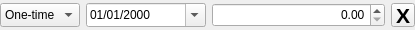
<?xml version="1.0" encoding="UTF-8"?>
<ui version="4.0">
 <class>Cell</class>
 <widget class="QWidget" name="Cell">
  <property name="geometry">
   <rect>
    <x>0</x>
    <y>0</y>
    <width>415</width>
    <height>30</height>
   </rect>
  </property>
  <property name="sizePolicy">
   <sizepolicy hsizetype="Minimum" vsizetype="Maximum">
    <horstretch>0</horstretch>
    <verstretch>0</verstretch>
   </sizepolicy>
  </property>
  <property name="maximumSize">
   <size>
    <width>100000</width>
    <height>10000</height>
   </size>
  </property>
  <property name="windowTitle">
   <string>Form</string>
  </property>
  <layout class="QHBoxLayout" name="horizontalLayout">
   <property name="leftMargin">
    <number>0</number>
   </property>
   <property name="topMargin">
    <number>0</number>
   </property>
   <property name="rightMargin">
    <number>0</number>
   </property>
   <property name="bottomMargin">
    <number>0</number>
   </property>
   <item>
    <widget class="QComboBox" name="comboBox">
     <property name="sizePolicy">
      <sizepolicy hsizetype="Minimum" vsizetype="Fixed">
       <horstretch>0</horstretch>
       <verstretch>0</verstretch>
      </sizepolicy>
     </property>
     <property name="maximumSize">
      <size>
       <width>16777215</width>
       <height>24</height>
      </size>
     </property>
     <property name="sizeAdjustPolicy">
      <enum>QComboBox::AdjustToContentsOnFirstShow</enum>
     </property>
     <item>
      <property name="text">
       <string>One-time</string>
      </property>
     </item>
     <item>
      <property name="text">
       <string>Weekly</string>
      </property>
     </item>
     <item>
      <property name="text">
       <string>Monthly</string>
      </property>
     </item>
     <item>
      <property name="text">
       <string>Annually</string>
      </property>
     </item>
    </widget>
   </item>
   <item>
    <widget class="QDateEdit" name="dateEdit">
     <property name="minimumSize">
      <size>
       <width>120</width>
       <height>0</height>
      </size>
     </property>
     <property name="maximumSize">
      <size>
       <width>16777215</width>
       <height>24</height>
      </size>
     </property>
     <property name="displayFormat">
      <string>dd/MM/yyyy</string>
     </property>
     <property name="calendarPopup">
      <bool>true</bool>
     </property>
    </widget>
   </item>
   <item>
    <widget class="QDoubleSpinBox" name="doubleSpinBox">
     <property name="sizePolicy">
      <sizepolicy hsizetype="Expanding" vsizetype="Fixed">
       <horstretch>0</horstretch>
       <verstretch>0</verstretch>
      </sizepolicy>
     </property>
     <property name="maximumSize">
      <size>
       <width>16777215</width>
       <height>24</height>
      </size>
     </property>
     <property name="layoutDirection">
      <enum>Qt::LeftToRight</enum>
     </property>
     <property name="alignment">
      <set>Qt::AlignRight|Qt::AlignTrailing|Qt::AlignVCenter</set>
     </property>
     <property name="accelerated">
      <bool>true</bool>
     </property>
     <property name="showGroupSeparator" stdset="0">
      <bool>true</bool>
     </property>
     <property name="maximum">
      <double>1000000000.000000000000000</double>
     </property>
     <property name="stepType">
      <enum>QAbstractSpinBox::AdaptiveDecimalStepType</enum>
     </property>
    </widget>
   </item>
   <item>
    <widget class="QToolButton" name="toolButton_delete">
     <property name="sizePolicy">
      <sizepolicy hsizetype="Minimum" vsizetype="Fixed">
       <horstretch>0</horstretch>
       <verstretch>0</verstretch>
      </sizepolicy>
     </property>
     <property name="maximumSize">
      <size>
       <width>24</width>
       <height>24</height>
      </size>
     </property>
     <property name="font">
      <font>
       <pointsize>16</pointsize>
       <italic>false</italic>
       <bold>true</bold>
       <underline>false</underline>
       <strikeout>false</strikeout>
      </font>
     </property>
     <property name="cursor">
      <cursorShape>PointingHandCursor</cursorShape>
     </property>
     <property name="layoutDirection">
      <enum>Qt::LeftToRight</enum>
     </property>
     <property name="autoFillBackground">
      <bool>false</bool>
     </property>
     <property name="text">
      <string>X</string>
     </property>
    </widget>
   </item>
  </layout>
 </widget>
 <tabstops>
  <tabstop>comboBox</tabstop>
  <tabstop>dateEdit</tabstop>
  <tabstop>doubleSpinBox</tabstop>
 </tabstops>
 <resources/>
 <connections/>
</ui>
